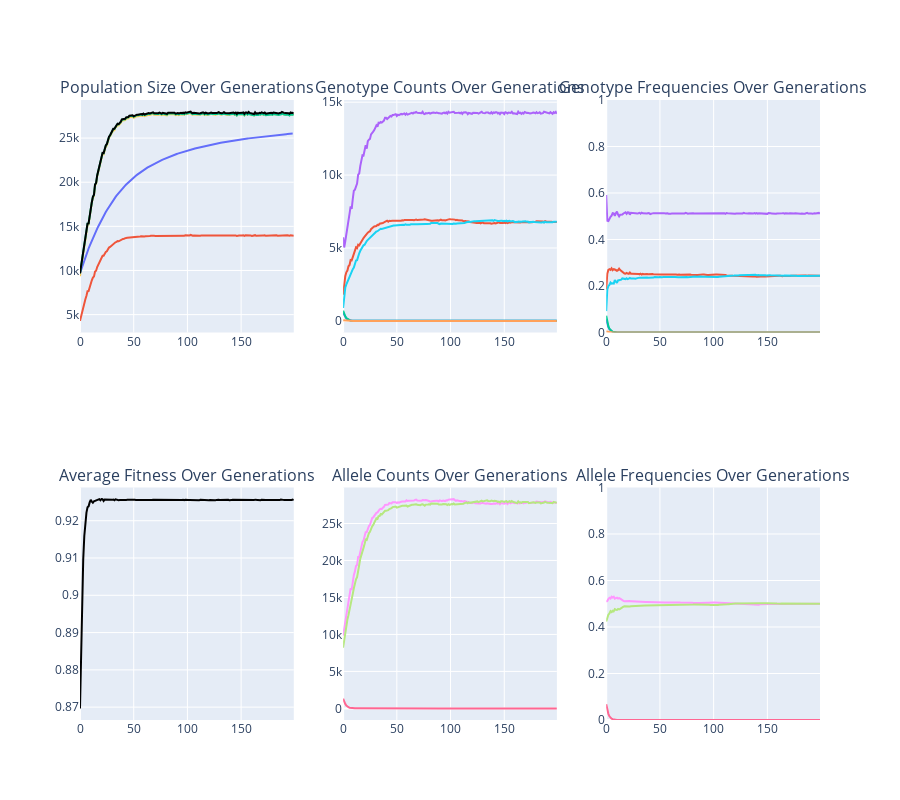

This figure's notebook cell:
### Code cell
# 1 locus, 3 alleles each (Not HW equilibrium)

generations=200
growth_rate=0.1
drift=0.1
mutation_rate=0.0001
carrying_capacity = 30000
bottleneck_yr=None
bottleneck_pop=500
covariance=0

genotype_data = {
    (('A1', 'A1'),) : {'Nm': 1000, 'Nf': 1000, 'fitness': 0.9},
    (('A1', 'A2'),) : {'Nm': 3000, 'Nf': 3000, 'fitness': 0.95},
    (('A1', 'A3'),) : {'Nm': 500, 'Nf': 500, 'fitness': 0.2},
    (('A2', 'A2'),) : {'Nm': 500, 'Nf': 500, 'fitness': 0.9},
    (('A2', 'A3'),) : {'Nm': 500, 'Nf': 500, 'fitness': 0.6},
    (('A3', 'A3'),) : {'Nm': 20, 'Nf': 20, 'fitness': 1.0},
}

mutations=None

pop_gen(
    generations,
    genotype_data,
    growth_rate,
    carrying_capacity,
    drift,
    mutation_rate,
    bottleneck_yr,
    bottleneck_pop,
    covariance,
)

### Figure 1 — Plotly figure (JSON) as saved in the notebook; plotly's stock layout.template omitted (floating-point values rounded to 4 significant figures; data arrays with more than 128 entries replaced by an {"elided": "..."} marker saying what was removed)
{"data": [{"hoverinfo": "text", "line": {"color": "#FECB52"}, "mode": "lines", "name": "Ne (Sex Ratios)", "showlegend": false, "text": {"elided": "200 str values"}, "type": "scatter", "x": {"elided": "200 int values"}, "xaxis": "x", "y": {"elided": "200 float values"}, "yaxis": "y"}, {"hoverinfo": "text", "line": {"color": "#636EFA"}, "mode": "lines", "name": "Ne (Size Variation)", "showlegend": false, "text": {"elided": "199 str values"}, "type": "scatter", "x": {"elided": "199 int values"}, "xaxis": "x", "y": {"elided": "199 float values"}, "yaxis": "y"}, {"hoverinfo": "text", "line": {"color": "#EF553B"}, "mode": "lines", "name": "Ne (Allele Variation)", "showlegend": false, "text": {"elided": "200 str values"}, "type": "scatter", "x": {"elided": "200 int values"}, "xaxis": "x", "y": {"elided": "200 float values"}, "yaxis": "y"}, {"hoverinfo": "text", "line": {"color": "#00CC96"}, "mode": "lines", "name": "Ne (Inbreeding)", "showlegend": false, "text": {"elided": "200 str values"}, "type": "scatter", "x": {"elided": "200 int values"}, "xaxis": "x", "y": {"elided": "200 float values"}, "yaxis": "y"}, {"hoverinfo": "text", "line": {"color": "black"}, "mode": "lines", "name": "N", "showlegend": false, "text": {"elided": "200 str values"}, "type": "scatter", "x": {"elided": "200 int values"}, "xaxis": "x", "y": {"elided": "200 int values"}, "yaxis": "y"}, {"hoverinfo": "text", "line": {"color": "#EF553B"}, "mode": "lines", "name": "A1A1", "showlegend": false, "text": {"elided": "200 str values"}, "type": "scatter", "x": {"elided": "200 int values"}, "xaxis": "x2", "y": {"elided": "200 int values"}, "yaxis": "y2"}, {"hoverinfo": "text", "line": {"color": "#AB63FA"}, "mode": "lines", "name": "A1A2", "showlegend": false, "text": {"elided": "200 str values"}, "type": "scatter", "x": {"elided": "200 int values"}, "xaxis": "x2", "y": {"elided": "200 int values"}, "yaxis": "y2"}, {"hoverinfo": "text", "line": {"color": "#636EFA"}, "mode": "lines", "name": "A1A3", "showlegend": false, "text": {"elided": "200 str values"}, "type": "scatter", "x": {"elided": "200 int values"}, "xaxis": "x2", "y": {"elided": "200 int values"}, "yaxis": "y2"}, {"hoverinfo": "text", "line": {"color": "#19D3F3"}, "mode": "lines", "name": "A2A2", "showlegend": false, "text": {"elided": "200 str values"}, "type": "scatter", "x": {"elided": "200 int values"}, "xaxis": "x2", "y": {"elided": "200 int values"}, "yaxis": "y2"}, {"hoverinfo": "text", "line": {"color": "#00CC96"}, "mode": "lines", "name": "A2A3", "showlegend": false, "text": {"elided": "200 str values"}, "type": "scatter", "x": {"elided": "200 int values"}, "xaxis": "x2", "y": {"elided": "200 int values"}, "yaxis": "y2"}, {"hoverinfo": "text", "line": {"color": "#FFA15A"}, "mode": "lines", "name": "A3A3", "showlegend": false, "text": {"elided": "200 str values"}, "type": "scatter", "x": {"elided": "200 int values"}, "xaxis": "x2", "y": {"elided": "200 int values"}, "yaxis": "y2"}, {"hoverinfo": "text", "line": {"color": "#EF553B"}, "mode": "lines", "name": "A1A1", "showlegend": false, "text": {"elided": "200 str values"}, "type": "scatter", "x": {"elided": "200 int values"}, "xaxis": "x3", "y": {"elided": "200 float values"}, "yaxis": "y3"}, {"hoverinfo": "text", "line": {"color": "#AB63FA"}, "mode": "lines", "name": "A1A2", "showlegend": false, "text": {"elided": "200 str values"}, "type": "scatter", "x": {"elided": "200 int values"}, "xaxis": "x3", "y": {"elided": "200 float values"}, "yaxis": "y3"}, {"hoverinfo": "text", "line": {"color": "#636EFA"}, "mode": "lines", "name": "A1A3", "showlegend": false, "text": {"elided": "200 str values"}, "type": "scatter", "x": {"elided": "200 int values"}, "xaxis": "x3", "y": {"elided": "200 float values"}, "yaxis": "y3"}, {"hoverinfo": "text", "line": {"color": "#19D3F3"}, "mode": "lines", "name": "A2A2", "showlegend": false, "text": {"elided": "200 str values"}, "type": "scatter", "x": {"elided": "200 int values"}, "xaxis": "x3", "y": {"elided": "200 float values"}, "yaxis": "y3"}, {"hoverinfo": "text", "line": {"color": "#00CC96"}, "mode": "lines", "name": "A2A3", "showlegend": false, "text": {"elided": "200 str values"}, "type": "scatter", "x": {"elided": "200 int values"}, "xaxis": "x3", "y": {"elided": "200 float values"}, "yaxis": "y3"}, {"hoverinfo": "text", "line": {"color": "#FFA15A"}, "mode": "lines", "name": "A3A3", "showlegend": false, "text": {"elided": "200 str values"}, "type": "scatter", "x": {"elided": "200 int values"}, "xaxis": "x3", "y": {"elided": "200 float values"}, "yaxis": "y3"}, {"hoverinfo": "text", "line": {"color": "black"}, "mode": "lines", "name": "Average Fitness", "showlegend": false, "text": {"elided": "200 str values"}, "type": "scatter", "x": {"elided": "200 int values"}, "xaxis": "x4", "y": {"elided": "200 float values"}, "yaxis": "y4"}, {"hoverinfo": "text", "line": {"color": "#FF97FF"}, "mode": "lines", "name": "A1", "showlegend": false, "text": {"elided": "200 str values"}, "type": "scatter", "x": {"elided": "200 int values"}, "xaxis": "x5", "y": {"elided": "200 int values"}, "yaxis": "y5"}, {"hoverinfo": "text", "line": {"color": "#B6E880"}, "mode": "lines", "name": "A2", "showlegend": false, "text": {"elided": "200 str values"}, "type": "scatter", "x": {"elided": "200 int values"}, "xaxis": "x5", "y": {"elided": "200 int values"}, "yaxis": "y5"}, {"hoverinfo": "text", "line": {"color": "#FF6692"}, "mode": "lines", "name": "A3", "showlegend": false, "text": {"elided": "200 str values"}, "type": "scatter", "x": {"elided": "200 int values"}, "xaxis": "x5", "y": {"elided": "200 int values"}, "yaxis": "y5"}, {"hoverinfo": "text", "line": {"color": "#FF97FF"}, "mode": "lines", "name": "A1", "showlegend": false, "text": {"elided": "200 str values"}, "type": "scatter", "x": {"elided": "200 int values"}, "xaxis": "x6", "y": {"elided": "200 float values"}, "yaxis": "y6"}, {"hoverinfo": "text", "line": {"color": "#B6E880"}, "mode": "lines", "name": "A2", "showlegend": false, "text": {"elided": "200 str values"}, "type": "scatter", "x": {"elided": "200 int values"}, "xaxis": "x6", "y": {"elided": "200 float values"}, "yaxis": "y6"}, {"hoverinfo": "text", "line": {"color": "#FF6692"}, "mode": "lines", "name": "A3", "showlegend": false, "text": {"elided": "200 str values"}, "type": "scatter", "x": {"elided": "200 int values"}, "xaxis": "x6", "y": {"elided": "200 float values"}, "yaxis": "y6"}], "layout": {"annotations": [{"font": {"size": 16}, "showarrow": false, "text": "Population Size Over Generations", "x": 0.1444, "xanchor": "center", "xref": "paper", "y": 1, "yanchor": "bottom", "yref": "paper"}, {"font": {"size": 16}, "showarrow": false, "text": "Genotype Counts Over Generations", "x": 0.5, "xanchor": "center", "xref": "paper", "y": 1, "yanchor": "bottom", "yref": "paper"}, {"font": {"size": 16}, "showarrow": false, "text": "Genotype Frequencies Over Generations", "x": 0.8556, "xanchor": "center", "xref": "paper", "y": 1, "yanchor": "bottom", "yref": "paper"}, {"font": {"size": 16}, "showarrow": false, "text": "Average Fitness Over Generations", "x": 0.1444, "xanchor": "center", "xref": "paper", "y": 0.375, "yanchor": "bottom", "yref": "paper"}, {"font": {"size": 16}, "showarrow": false, "text": "Allele Counts Over Generations", "x": 0.5, "xanchor": "center", "xref": "paper", "y": 0.375, "yanchor": "bottom", "yref": "paper"}, {"font": {"size": 16}, "showarrow": false, "text": "Allele Frequencies Over Generations", "x": 0.8556, "xanchor": "center", "xref": "paper", "y": 0.375, "yanchor": "bottom", "yref": "paper"}], "height": 800, "hovermode": "closest", "xaxis": {"anchor": "y", "domain": [0, 0.2889]}, "xaxis2": {"anchor": "y2", "domain": [0.3556, 0.6444]}, "xaxis3": {"anchor": "y3", "domain": [0.7111, 1]}, "xaxis4": {"anchor": "y4", "domain": [0, 0.2889]}, "xaxis5": {"anchor": "y5", "domain": [0.3556, 0.6444]}, "xaxis6": {"anchor": "y6", "domain": [0.7111, 1]}, "yaxis": {"anchor": "x", "domain": [0.625, 1]}, "yaxis2": {"anchor": "x2", "domain": [0.625, 1]}, "yaxis3": {"anchor": "x3", "domain": [0.625, 1], "range": [0, 1]}, "yaxis4": {"anchor": "x4", "domain": [0, 0.375]}, "yaxis5": {"anchor": "x5", "domain": [0, 0.375]}, "yaxis6": {"anchor": "x6", "domain": [0, 0.375], "range": [0, 1]}}}
